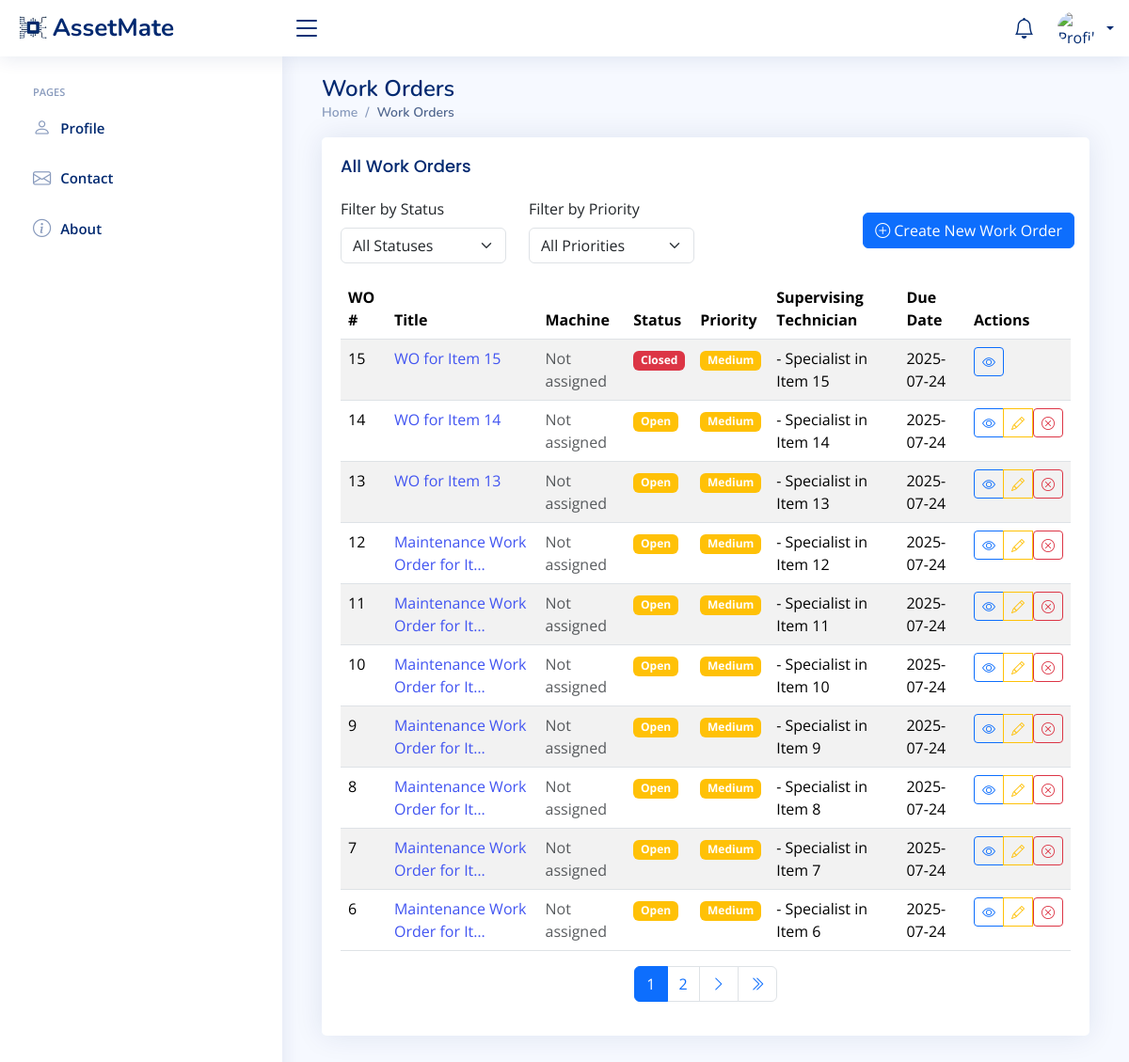
/work-orders/, run on an earlier commit of the app's database.
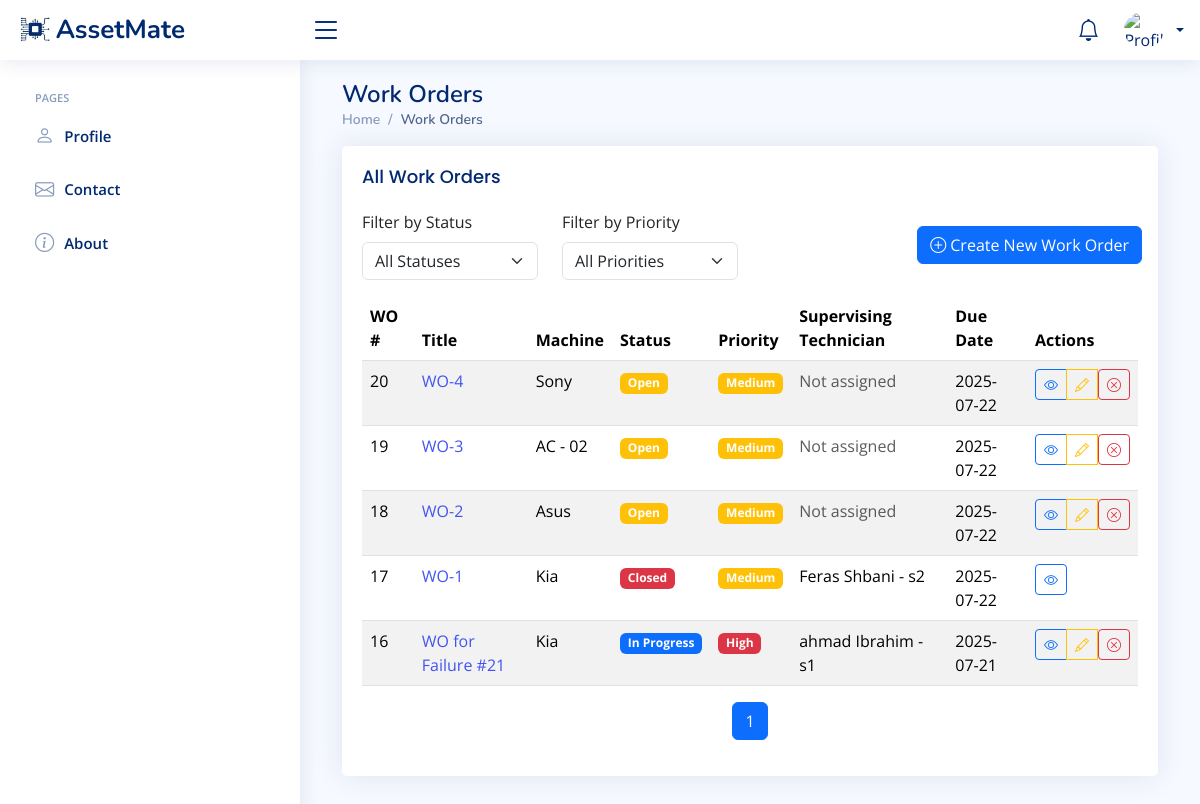
And on a later commit of the database.
### Base/models.py (models this page shows, shortened)
class WorkOrder(models.Model):
    STATUS_CHOICES = [
        ('open', 'Open'),
        ('in_progress', 'In Progress'),
        ('completed', 'Completed'),
        ('failed', 'Failed'),
        ('closed', 'Closed'),
    ]
    PRIORITY_CHOICES = [
        ('low', 'Low'),
        ('medium', 'Medium'),
        ('high', 'High'),
        ('critical', 'Critical'),
    ]
    work_order_id = models.AutoField(primary_key=True, verbose_name='Work Order ID')
    title = models.CharField(max_length=200)
    description = models.TextField(blank=True)
    machine = models.ForeignKey(
        Machine,
        on_delete=models.SET_NULL,
        null=True,
        blank=True,
        verbose_name="Machine"
    )
    created_by = models.ForeignKey(
        User,
        on_delete=models.CASCADE,
        related_name='created_work_orders',
        null=True,  # السماح بقيم NULL
        blank=True  # السماح بأن يكون الحقل فارغاً في النماذج
    )
    created_date = models.DateTimeField(auto_now_add=True)
    due_date = models.DateField()
    technician = models.ForeignKey(Technician, on_delete=models.SET_NULL, null=True, blank=True, related_name='assigned_work_orders')
    status = models.CharField(max_length=20, choices=STATUS_CHOICES, default='open')
    priority = models.CharField(max_length=20, choices=PRIORITY_CHOICES, default='medium')
    location = models.CharField(max_length=100,blank=True)
    estimated_duration = models.DurationField(null=True, blank=True)
    actual_duration = models.DurationField(null=True, blank=True)
    completion_notes = models.TextField(blank=True)
    class Meta:
        ordering = ['-created_date']

class Technician(models.Model):
    Technicianid = models.AutoField(primary_key=True)
    user = models.OneToOneField(User, on_delete=models.CASCADE,verbose_name="User",
        related_name='technician')
    specialization = models.CharField(max_length=100,
        verbose_name="Specialization")
    phonenumber = models.IntegerField()
    notes = models.TextField(blank=True)
    def __str__(self):
        return f"{self.user.get_full_name()} - {self.specialization}"
    class Meta:
        verbose_name = "Technician"
        verbose_name_plural = "Technicians"

class User(AbstractUser):
    ROLE_CHOICES = [
        ('pending', 'Pending Approval'),
        ('inventory_manager', 'Inventory Manager'),
        ('maintenance_manager', 'Maintenance Manager'),
        ('system_admin', 'System Admin'),
        ('maintenance_technician', 'Maintenance Technician'),
        ('regular_employee', 'Regular Employee'),
    ]
    JOB_TITLE_CHOICES = [
        ('inventory_manager', 'Inventory Manager'),
        ('maintenance_manager', 'Maintenance Manager'),
        ('maintenance_technician', 'Maintenance Technician'),
        ('regular_employee', 'Regular Employee'),
    ]
    role = models.CharField(max_length=50, choices=ROLE_CHOICES, default='pending')
    job_title = models.CharField(max_length=50,null=True, choices=JOB_TITLE_CHOICES, verbose_name='Job Title')
    last_activity = models.DateTimeField(null=True, blank=True)
    image = models.ImageField(upload_to='profile_pics/', default='profile_pics/default.jpg')

class Machine(models.Model):
    asset_class = models.ForeignKey(AssetType, on_delete=models.CASCADE, verbose_name="Asset Type", null=True)
    name = models.CharField(max_length=100, verbose_name="Machine name")
    serial_number = models.CharField(max_length=100, unique=True, verbose_name="serial number")
    description = models.TextField(blank=True)
    purchase_date = models.DateField()
    image = models.ImageField(upload_to='machine_images/', null=True, blank=True)
    location = models.CharField(max_length=100)
    parent_machine = models.ForeignKey('self', on_delete=models.CASCADE,
                                     null=True, blank=True,
                                     related_name='child_machines')
    is_template = models.BooleanField(default=False)
    status_choices = [
        ('Operational', 'Operational'),
        ('Under Maintenance', 'Under Maintenance'),
        ('Out of Order', 'Out of Order'),
        ('Retired', 'Retired'),
    ]
    status = models.CharField(max_length=20, choices=status_choices, default='Operational')
    class Meta:
        verbose_name = "Machine"
        verbose_name_plural = "Machines"

### Base/views.py (the view)
# urls.py: path('work-orders/', views.work_order_list, name='work-order-list'),
def work_order_list(request):
    work_orders = WorkOrder.objects.all().order_by('-created_date')
    status_filter = request.GET.get('status')
    if status_filter:
        work_orders = work_orders.filter(status=status_filter)
    priority_filter = request.GET.get('priority')
    if priority_filter:
        work_orders = work_orders.filter(priority=priority_filter)
    paginator = Paginator(work_orders, 10)  # 10 أوامر عمل لكل صفحة
    page_number = request.GET.get('page')
    page_obj = paginator.get_page(page_number)
    return render(request, 'NiceAdmin/work_order_list.html', {
        'page_obj': page_obj,
        'status_filter': status_filter,
        'priority_filter': priority_filter,
    })

### Base/context_processors.py (called while the page is built)
def notifications_processor(request):
    if request.user.is_authenticated:
        notifications = request.user.notifications.filter(is_read=False).order_by('-created_at')[:20]
    else:
        notifications = []
    return {'notifications': notifications}

### templates/NiceAdmin/work_order_list.html (shortened to what the changed rows need)
{% extends 'NiceAdmin/index.html' %}
{% load static %}
{% block content %}
<div class="container">
    <div class="pagetitle">
        <h1>Work Orders</h1>
    </div>
    <section class="section">
        <div class="row">
            <div class="col-lg-12">
                <div class="card">
                    <div class="card-body">
                        <div class="table-responsive">
                            <table class="table table-striped table-hover">
                                <thead>
                                    <tr>
                                        <th scope="col">WO #</th>
                                        <th scope="col">Title</th>
                                        <th scope="col">Machine</th>
                                        <th scope="col">Status</th>
                                        <th scope="col">Priority</th>
                                        <th scope="col">Supervising Technician</th>
                                        <th scope="col">Due Date</th>
                                        <th scope="col">Actions</th>
                                    </tr>
                                </thead>
                                <tbody>
                                    {% for wo in page_obj %}
                                    <tr>
                                        <td>{{ wo.work_order_id }}</td>
                                        <td>
                                            <a href="{% url 'work-order-detail' wo.work_order_id %}">
                                                {{ wo.title|truncatechars:30 }}
                                            </a>
                                        </td>
                                        <td>
                                            {% if wo.machine %}
                                                {{ wo.machine.name|truncatechars:20 }}
                                            {% else %}
                                                <span class="text-muted">Not assigned</span>
                                            {% endif %}
                                        </td>
                                        <td>
                                            <span class="badge bg-{% if wo.status == 'completed' %}success{% elif wo.status == 'in_progress' %}primary{% elif wo.status == 'open' %}warning{% elif wo.status == 'closed' %}danger{% else %}secondary{% endif %}">
                                                {{ wo.get_status_display }}
                                            </span>
                                        </td>
                                        <td>
                                            <span class="badge bg-{% if wo.priority == 'high' %}danger{% elif wo.priority == 'medium' %}warning{% elif wo.priority == 'low' %}success{% else %}dark{% endif %}">
                                                {{ wo.get_priority_display }}
                                            </span>
                                        </td>
                                        <td>
                                            {% if wo.technician %}
                                                {{ wo.technician }}
                                            {% else %}
                                                <span class="text-muted">Not assigned</span>
                                            {% endif %}
                                        </td>
                                        <td>
                                            {% if wo.due_date %}
                                                {{ wo.due_date|date:"Y-m-d" }}
                                            {% else %}
                                                <span class="text-muted">Not set</span>
                                            {% endif %}
                                        </td>
                                        <td>
                                            <div class="btn-group" role="group">
                                                <a href="{% url 'work-order-detail' wo.work_order_id %}"
                                                   class="btn btn-sm btn-outline-primary" title="View">
                                                    <i class="bi bi-eye"></i>
                                                </a>
                                                {% if wo.status != 'closed' %}
                                                <a href="{% url 'work-order-edit' wo.work_order_id %}"
                                                   class="btn btn-sm btn-outline-warning" title="Edit">
                                                    <i class="bi bi-pencil"></i>
                                                </a>
                                                <form method="post" action="{% url 'close-work-order' wo.work_order_id %}" class="d-inline">
                                                    <button type="submit" class="btn btn-sm btn-outline-danger"
                                                            title="Close" onclick="return confirm('Are you sure you want to close this work order?')">
                                                        <i class="bi bi-x-circle"></i>
                                                    </button>
                                                </form>
                                                {% endif %}
                                            </div>
                                        </td>
                                    </tr>
                                    {% empty %}
                                    <tr>
                                        <td colspan="8" class="text-center">No work orders found</td>
                                    </tr>
                                    {% endfor %}
                                </tbody>
                            </table>
                        </div>
                        <nav aria-label="Page navigation">
                            <ul class="pagination justify-content-center">
                                {% for num in page_obj.paginator.page_range %}
                                    {% if page_obj.number == num %}
                                        <li class="page-item active"><a class="page-link" href="#">{{ num }}</a></li>
                                    {% elif num > page_obj.number|add:'-3' and num < page_obj.number|add:'3' %}
                                        <li class="page-item">
                                            <a class="page-link" href="?page={{ num }}{% if status_filter %}&status={{ status_filter }}{% endif %}{% if priority_filter %}&priority={{ priority_filter }}{% endif %}">
                                                {{ num }}
                                            </a>
                                        </li>
                                    {% endif %}
                                {% endfor %}
                                {% if page_obj.has_next %}
                                    <li class="page-item">
                                        <a class="page-link" href="?page={{ page_obj.next_page_number }}{% if status_filter %}&status={{ status_filter }}{% endif %}{% if priority_filter %}&priority={{ priority_filter }}{% endif %}">
                                            <i class="bi bi-chevron-right"></i>
                                        </a>
                                    </li>
                                    <li class="page-item">
                                        <a class="page-link" href="?page={{ page_obj.paginator.num_pages }}{% if status_filter %}&status={{ status_filter }}{% endif %}{% if priority_filter %}&priority={{ priority_filter }}{% endif %}">
                                            <i class="bi bi-chevron-double-right"></i>
                                        </a>
                                    </li>
                                {% endif %}
                            </ul>
                        </nav>
                    </div>
                </div>
            </div>
        </div>
    </section>
</div>
{% endblock %}

What changed in the data, as far as the page shows it:
removed WorkOrder: work_order_id "15", title "WO for Item 15", shows "Not assigned", status "Closed", priority "Medium", technician "- Specialist in Item 15", due_date "2025-07-24"
removed WorkOrder: work_order_id "14", title "WO for Item 14", shows "Not assigned", status "Open", priority "Medium", technician "- Specialist in Item 14", due_date "2025-07-24"
removed WorkOrder: work_order_id "13", title "WO for Item 13", shows "Not assigned", status "Open", priority "Medium", technician "- Specialist in Item 13", due_date "2025-07-24"
removed WorkOrder: work_order_id "12", title "Maintenance Work Order for It…", shows "Not assigned", status "Open", priority "Medium", technician "- Specialist in Item 12", due_date "2025-07-24"
removed WorkOrder: work_order_id "11", title "Maintenance Work Order for It…", shows "Not assigned", status "Open", priority "Medium", technician "- Specialist in Item 11", due_date "2025-07-24"
removed WorkOrder: work_order_id "10", title "Maintenance Work Order for It…", shows "Not assigned", status "Open", priority "Medium", technician "- Specialist in Item 10", due_date "2025-07-24"
removed WorkOrder: work_order_id "9", title "Maintenance Work Order for It…", shows "Not assigned", status "Open", priority "Medium", technician "- Specialist in Item 9", due_date "2025-07-24"
removed WorkOrder: work_order_id "8", title "Maintenance Work Order for It…", shows "Not assigned", status "Open", priority "Medium", technician "- Specialist in Item 8", due_date "2025-07-24"
removed WorkOrder: work_order_id "7", title "Maintenance Work Order for It…", shows "Not assigned", status "Open", priority "Medium", technician "- Specialist in Item 7", due_date "2025-07-24"
removed WorkOrder: work_order_id "6", title "Maintenance Work Order for It…", shows "Not assigned", status "Open", priority "Medium", technician "- Specialist in Item 6", due_date "2025-07-24"
added WorkOrder: work_order_id "20", title "WO-4", machine.name "Sony", status "Open", priority "Medium", shows "Not assigned", due_date "2025-07-22"
added WorkOrder: work_order_id "19", title "WO-3", machine.name "AC - 02", status "Open", priority "Medium", shows "Not assigned", due_date "2025-07-22"
added WorkOrder: work_order_id "18", title "WO-2", machine.name "Asus", status "Open", priority "Medium", shows "Not assigned", due_date "2025-07-22"
added WorkOrder: work_order_id "17", title "WO-1", machine.name "Kia", status "Closed", priority "Medium", technician "Feras Shbani - s2", due_date "2025-07-22"
added WorkOrder: work_order_id "16", title "WO for Failure #21", machine.name "Kia", status "In Progress", priority "High", technician "ahmad Ibrahim - s1", due_date "2025-07-21"
Also different on the page:
list line gone: "2"
